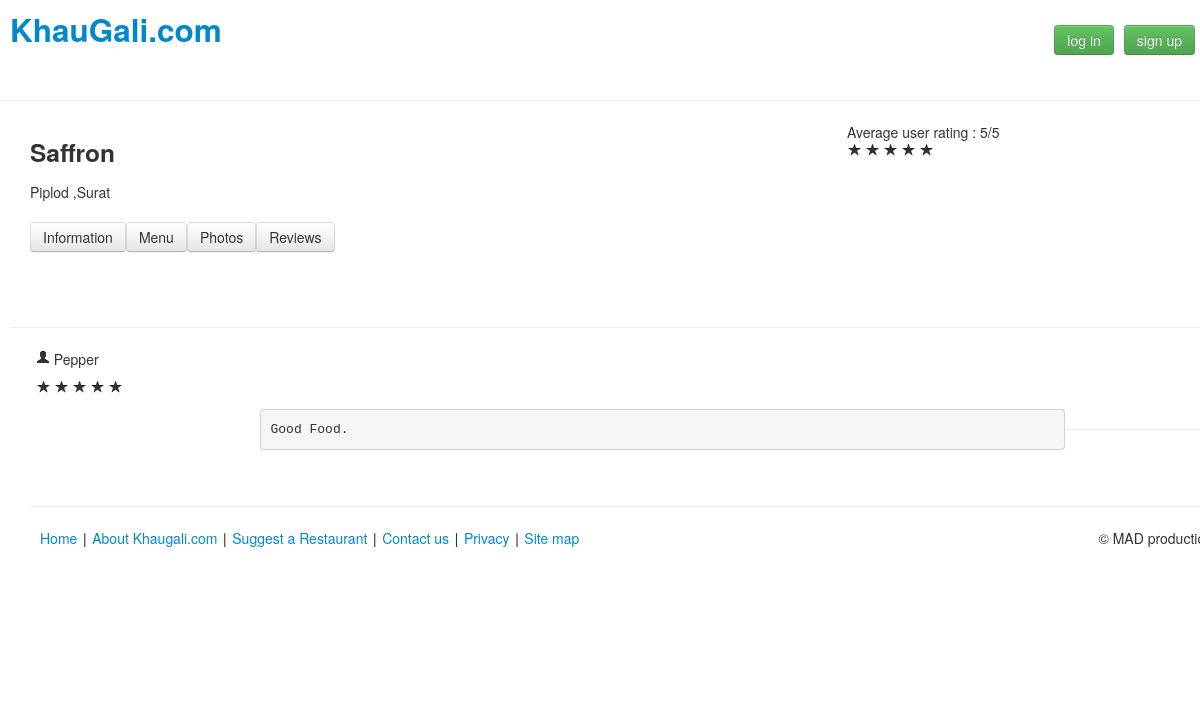
The app's page /public/resreview.php?resid=3 with its own data.
### tables this page shows
CREATE TABLE IF NOT EXISTS `restaurant` (
  `res_id` int(11) NOT NULL AUTO_INCREMENT,
  `restaurant_name` varchar(100) NOT NULL,
  `phone_number` decimal(10,0) NOT NULL,
  `email` varchar(50) DEFAULT NULL,
  `address` text NOT NULL,
  `veg_non_veg` tinyint(4) NOT NULL DEFAULT '0' COMMENT '0 is veg| 1 is non veg | 2 is egg',
  `home_delivery` tinyint(1) NOT NULL COMMENT '0 is NO | 1 is YES',
  `dinein_take_away` tinyint(4) NOT NULL DEFAULT '2' COMMENT '0 is dine in | 1 is take away | 2 is both',
  `cost_for_two` decimal(4,0) NOT NULL,
  `timing` varchar(15) NOT NULL,
  `buffet_availability` tinyint(1) NOT NULL DEFAULT '0' COMMENT '0 is NO | 1 is YES',
  `menu_card` varchar(100) NOT NULL,
  `payment_options` tinyint(4) NOT NULL DEFAULT '2' COMMENT '0 is dine in | 1 is take away | 2 is both',
  PRIMARY KEY (`res_id`)
);

CREATE TABLE IF NOT EXISTS `located_in` (
  `rest_id` int(11) NOT NULL,
  `city_id` int(11) NOT NULL,
  `locality_name` varchar(50) NOT NULL,
  PRIMARY KEY (`rest_id`)
);

CREATE TABLE IF NOT EXISTS `city` (
  `city_id` int(11) NOT NULL AUTO_INCREMENT,
  `city_name` varchar(50) NOT NULL,
  PRIMARY KEY (`city_id`)
);

CREATE TABLE IF NOT EXISTS `reviews` (
  `username` varchar(30) NOT NULL,
  `rest_id` int(11) NOT NULL,
  `review` text NOT NULL,
  PRIMARY KEY (`username`,`rest_id`)
);

### public/session.php (called while the page is built, shortened)
<?php
	function chkLogin(){
		return isset($_SESSION['username']);
	}

### public/resreview.php (the view, shortened to what this page needs)
<?php
	require_once 'session.php';
	require_once '../include/db_functions.php';
	require_once 'publicFunction.php';
	$resid = $_GET['resid'];
	$connection = dbConnect();
	$query = "select * from restaurant where res_id=$resid";
	$resultset = mysql_query($query, $connection);
	if(mysql_num_rows($resultset) == 0){
		echo '<h3>invalid restaurant id<h3>';
		echo '<a href="home.php">back to home</a>';
		exit();
	}
	else{
		while($row = mysql_fetch_array($resultset)){
			$restaurantName = $row['restaurant_name'];
		}
		$query = "select rest_id,city.city_id,city_name,locality_name
			from city, located_in
			where city.city_id=located_in.city_id and rest_id=$resid";
		$resultset = mysql_query($query, $connection);
		while($row = mysql_fetch_array($resultset)){
			$city = $row['city_name'];
			$locality = $row['locality_name'];
		}
		$avgRating = getAvgRating($resid, $connection);
	}
?>
<!DOCTYPE html>
<html>
	<head>
		<link rel="stylesheet" href="../css/bootstrap.css" />
		<link rel="stylesheet" href="../css/common.css" />
	</head>
	<body>
		<div id="header" class="row-fluid">
			<a href="home.php"><h2 id="logo" class="span6">KhauGali.com</h2></a>
			<?php
				include_once 'publicFunction.php';
			?>
		</div>
		<hr class="head"/>
		<div id="content" class="row-fluid">
			<div class="span8">
				<h3><?php echo $restaurantName;?></h3>
				<p><?php echo $locality.' ,'.$city; ?></p>
			</div>
			<div class="span4">
					Average user rating : <?php echo $avgRating .'/'. 5; ?>
					<div class="rating">
						<?php
							for($i = 0;$i < $avgRating; $i++){
						?>
						<i class="icon-star"></i>
						<?php
							}
						?>
					</div>
				<br />
				<?php if(chkLogin()){
					$userRating = getUserAvgRating($_SESSION['username'], $resid, $connection)
				?>
					Your Rating :<?php echo $userRating .'/'. 5; ?>
					<div class="rating">
						<?php
							for($i = 0;$i < $userRating; $i++){
						?>
						<i class="icon-star"></i>
						<?php
							}
							for($i = 0; $i< 5-$userRating;$i++){
						?>
						<i class="icon-star-empty"></i>
						<?php
							}
						?>
					</div>
				<?php }
				else {
					echo '<br /><br />';
				}
				?>
			</div>
			<br/>
			<div class="btn-group" >
				<a href="resinfo.php?resid=<?php echo $resid;?>"><div class="btn ">Information</div></a>
				<a href="resmenu.php"><div class="btn ">Menu</div></a>
				<a href="respics.php"><div class="btn ">Photos</div></a>
				<a href="resreview.php?resid=<?php echo $resid;?>"><div class="btn ">Reviews</div></a>
			</div>
			<div id="innerContent">
				<br/>
				<br/>
				<?php
					$query = "select * from reviews where rest_id=$resid";
					$resultset = mysql_query($query,$connection);
					while($row = mysql_fetch_array($resultset)){
				?>
					<div class="row">
						<hr />
						<div class="span8">
							<i class="icon-user"></i>
							<?php echo $row['username']; ?>
						</div>
						<div class="span4">
						<?php $userRating = getUserAvgRating($row['username'], $resid, $connection);?>
						<div class="rating">
						<?php
							for($i = 0;$i < $userRating; $i++){
						?>
						<i class="icon-star"></i>
						<?php
							}
						?>
						</div>
					</div>
						<br />
						<br/>
						<div class="span8" style="margin-left: 250px">
						<?php echo '<pre>'.$row['review'].'</pre>'; ?>
					</div>
						<br />
					<hr />
					<br />
				<?php
					}
				?>
			</div>
		</div>
		<?php
		include_once 'footer.php';

### css/common.css (style rules this page uses)
html, body { height: 100%; }
body { margin: 0px; padding: 0px; }
#header { height: 10%; }
#content { height: 70%; }
#logo { padding-left: 10px; }

### public/resreview.php (style rules this page uses)
#content { padding-left: 30px; overflow-y: scroll; }
#innerContent { padding-top: 15px; padding-bottom: 15px; width: 100%; }

### records on screen
restaurant: restaurant_name "Saffron"
located_in: locality_name "Piplod", city.city_name "Surat"
reviews: username "Pepper", review "Good Food."

### other values on screen
$avgRating "5"
